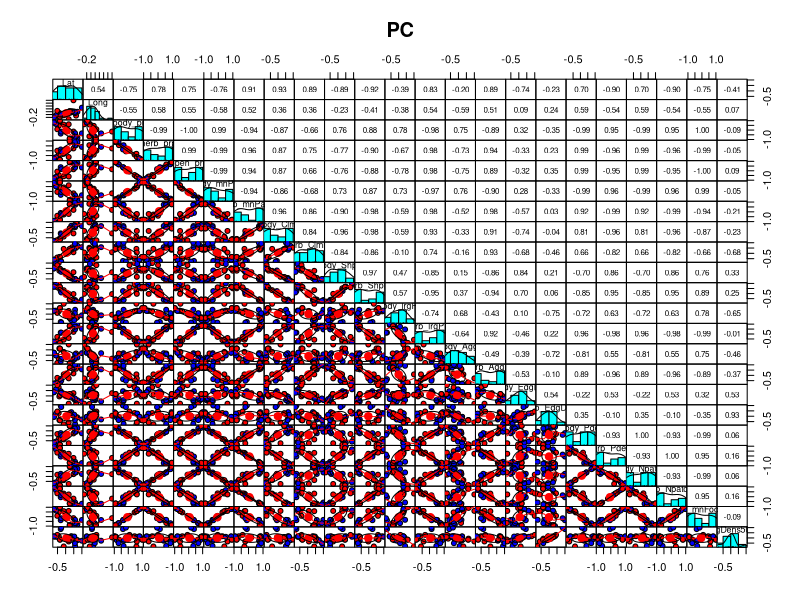
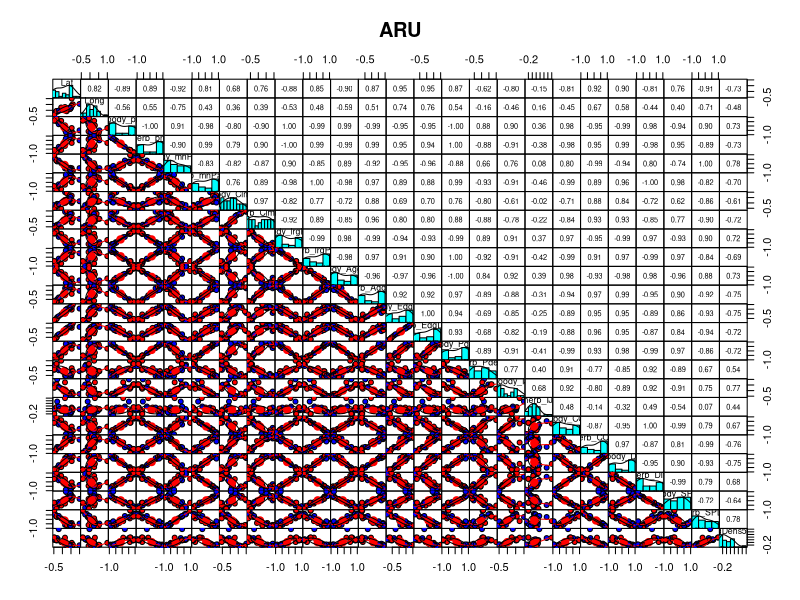

Source code (R) for these figures, in order: (Note: this script raises an error after producing the figures.)
# ------------------------------------------------------------------------------
#
#                               Load Packages
#
# ------------------------------------------------------------------------------

library(reshape2) # used for heatmap
library(psych) # used for pairs panel plotting

# ------------------------------------------------------------------------------
#
#                               Read in Data
#
# ------------------------------------------------------------------------------

pc_covs <- read.csv("./Data/Point_Count_Data/PointCount_siteCovs.csv")
aru_dat<- read.csv("./Data/Acoustic_Data/ARU_siteCovs.csv")

# ------------------------------------------------------------------------------
#
#                               Check Correlations
#
# ------------------------------------------------------------------------------

# Remove Site column
pc_covs <- pc_covs[,-c(1:2)]
aru_dat <- aru_dat[,-c(1:2)]


# Create correlation matrix
pc_cor_mat <- cor(pc_covs)
aru_cor_mat <- cor(aru_dat)

# Format for heat map
pc_cor_mat_melted <- melt(pc_cor_mat)
aru_cor_mat_melted <- melt(aru_cor_mat)

# Plot Correlations

# PC
png("./Figures/Correlations/PC_Corr_Mat.png", width = 1800, height = 1200, res = 150)
pairs.panels(pc_cor_mat, gap = 0, bg = c("blue", "red"), pch = 21, main = "PC")
dev.off()



# ARU
png("./Figures/Correlations/ARU_Corr_Mat.png", width = 1800, height = 1200, res = 150)
pairs.panels(aru_cor_mat, gap = 0, bg = c("blue", "red"), pch = 21, main = "ARU")
dev.off()


 
# Plot Heatmap

# PC
pc_heatmap <- ggplot(pc_cor_mat_melted, aes(Var1, Var2, fill = value)) +
                      geom_tile() +
                      scale_fill_gradient2(low = "blue", high = "red", mid = "white", midpoint = 0, limit = c(-1, 1)) +
                      theme_minimal() +
                      theme(axis.text.x = element_text(angle = 45, hjust = 1, size = 14),
                            axis.text.y = element_text(hjust = 1, size = 14)) +
                      labs(title = "PC", x = "", y = "")

ggsave("./Figures/Correlations/PC_Corr_Heatmap.jpg", plot = pc_heatmap, width = 14, height = 12, dpi = 300)

# ARU
aru_heatmap <- ggplot(aru_cor_mat_melted, aes(Var1, Var2, fill = value)) +
                      geom_tile() +
                      scale_fill_gradient2(low = "blue", high = "red", mid = "white", midpoint = 0, limit = c(-1, 1)) +
                      theme_minimal() +
                      theme(axis.text.x = element_text(angle = 45, hjust = 1, size = 14),
                            axis.text.y = element_text(hjust = 1, size = 14)) +
                      labs(title = "ARU", x = "", y = "")

ggsave("./Figures/Correlations/ARU_Corr_Heatmap.jpg", plot = aru_heatmap, width = 14, height = 12, dpi = 300)



# Filter covarite combinations less than 50% correlated
pc_low_corr <- which(abs(pc_cor_mat) <= 0.50, arr.ind = TRUE)
aru_low_corr <- which(abs(aru_cor_mat) <= 0.50, arr.ind = TRUE)


# Remove redundant and diagonal elements
pc_low_corr <- pc_low_corr[pc_low_corr[, 1] > pc_low_corr[, 2], , drop = FALSE]
aru_low_corr <- aru_low_corr[aru_low_corr[, 1] > aru_low_corr[, 2], , drop = FALSE]


# Filter to keep only pairs where one variable starts with "woody_" and the other with "herb_"
pc_pairs <- pc_low_corr[(grepl("^woody_", rownames(pc_cor_mat)[pc_low_corr[, 1]]) & 
                          grepl("^herb_", colnames(pc_cor_mat)[pc_low_corr[, 2]])) |
                           (grepl("^herb_", rownames(pc_cor_mat)[pc_low_corr[, 1]]) &
                             grepl("^woody_", colnames(pc_cor_mat)[pc_low_corr[, 2]])),]
  
aru_pairs <- aru_low_corr[(grepl("^woody_", rownames(aru_cor_mat)[aru_low_corr[, 1]]) & 
                            grepl("^herb_", colnames(aru_cor_mat)[aru_low_corr[, 2]])) |
                             (grepl("^herb_", rownames(aru_cor_mat)[aru_low_corr[, 1]]) &
                              grepl("^woody_", colnames(aru_cor_mat)[aru_low_corr[, 2]])),]


# Create formatted output of low correlation pairs
pc_low_corr_pairs <- apply(pc_pairs, 1, function(idx) 
                        paste(rownames(pc_cor_mat)[idx[1]], colnames(pc_cor_mat)[idx[2]], sep = " + "))     

aru_low_corr_pairs <- apply(aru_pairs, 1, function(idx) 
                        paste(rownames(aru_cor_mat)[idx[1]], colnames(aru_cor_mat)[idx[2]], sep = " + "))  



# Convert to dataframe
pc_low_corr_pairs <- data.frame(pairs = pc_low_corr_pairs)
aru_low_corr_pairs <- data.frame(pairs = aru_low_corr_pairs)

# Uncorrelated herbaceous and woody metrics acrossed datasets
low_pairs <- intersect(aru_low_corr_pairs$pairs, pc_low_corr_pairs$pairs)
low_pairs <- as.data.frame(low_pairs)
print(low_pairs)

# Export
write.csv(low_pairs, "Low_Corr_Metric_Combinations.csv")

# --------------------End Script -----------------------------